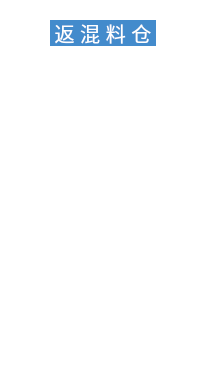
  <widget class="QFrame" name="frame_3">
   <property name="geometry">
    <rect>
     <x>40</x>
     <y>620</y>
     <width>200</width>
     <height>391</height>
    </rect>
   </property>
   <property name="styleSheet">
    <string notr="true">background: transparent; 
background-image: url(:/pic/blue_bg.png);
border:0px</string>
   </property>
   <property name="frameShape">
    <enum>QFrame::StyledPanel</enum>
   </property>
   <property name="frameShadow">
    <enum>QFrame::Raised</enum>
   </property>
   <widget class="QLabel" name="label_111">
    <property name="geometry">
     <rect>
      <x>50</x>
      <y>20</y>
      <width>106</width>
      <height>26</height>
     </rect>
    </property>
    <property name="font">
     <font>
      <pointsize>15</pointsize>
     </font>
    </property>
    <property name="layoutDirection">
     <enum>Qt::LeftToRight</enum>
    </property>
    <property name="styleSheet">
     <string notr="true">color: rgb(255, 255, 255);
background-color: rgb(67, 139, 204);
</string>
    </property>
    <property name="text">
     <string>返 混 料 仓</string>
    </property>
    <property name="alignment">
     <set>Qt::AlignCenter</set>
    </property>
   </widget>
   <widget class="QLabel" name="label_68">
    <property name="geometry">
     <rect>
      <x>30</x>
      <y>91</y>
      <width>72</width>
      <height>22</height>
     </rect>
    </property>
    <property name="font">
     <font>
      <pointsize>10</pointsize>
     </font>
    </property>
    <property name="styleSheet">
     <string notr="true">color: rgb(255, 255, 255);
background-image: url(:/pic/field_bg.png);</string>
    </property>
    <property name="text">
     <string>1# 螺旋</string>
    </property>
    <property name="alignment">
     <set>Qt::AlignCenter</set>
    </property>
   </widget>
   <widget class="QLabel" name="label_69">
    <property name="geometry">
     <rect>
      <x>30</x>
      <y>165</y>
      <width>72</width>
      <height>22</height>
     </rect>
    </property>
    <property name="font">
     <font>
      <pointsize>10</pointsize>
     </font>
    </property>
    <property name="styleSheet">
     <string notr="true">color: rgb(255, 255, 255);
background-image: url(:/pic/field_bg.png);</string>
    </property>
    <property name="text">
     <string>2# 螺旋</string>
    </property>
    <property name="alignment">
     <set>Qt::AlignCenter</set>
    </property>
   </widget>
   <widget class="QLabel" name="label_70">
    <property name="geometry">
     <rect>
      <x>30</x>
      <y>245</y>
      <width>72</width>
      <height>22</height>
     </rect>
    </property>
    <property name="font">
     <font>
      <pointsize>10</pointsize>
     </font>
    </property>
    <property name="styleSheet">
     <string notr="true">color: rgb(255, 255, 255);
background-image: url(:/pic/field_bg.png);</string>
    </property>
    <property name="text">
     <string>3# 螺旋</string>
    </property>
    <property name="alignment">
     <set>Qt::AlignCenter</set>
    </property>
   </widget>
   <widget class="QLabel" name="label_71">
    <property name="geometry">
     <rect>
      <x>30</x>
      <y>324</y>
      <width>72</width>
      <height>22</height>
     </rect>
    </property>
    <property name="font">
     <font>
      <pointsize>10</pointsize>
     </font>
    </property>
    <property name="styleSheet">
     <string notr="true">color: rgb(255, 255, 255);
background-image: url(:/pic/field_bg.png);</string>
    </property>
    <property name="text">
     <string>4# 螺旋</string>
    </property>
    <property name="alignment">
     <set>Qt::AlignCenter</set>
    </property>
   </widget>
   <widget class="QLabel" name="BM_SPIRAL_1_label">
    <property name="geometry">
     <rect>
      <x>130</x>
      <y>85</y>
      <width>35</width>
      <height>35</height>
     </rect>
    </property>
    <property name="styleSheet">
     <string notr="true">border-image: url(:/pic/wheel_run.png);</string>
    </property>
    <property name="text">
     <string/>
    </property>
   </widget>
   <widget class="QLabel" name="BM_SPIRAL_2_label">
    <property name="geometry">
     <rect>
      <x>130</x>
      <y>160</y>
      <width>35</width>
      <height>35</height>
     </rect>
    </property>
    <property name="styleSheet">
     <string notr="true">background-image: url(:/pic/wheel_run.png);</string>
    </property>
    <property name="text">
     <string/>
    </property>
   </widget>
   <widget class="QLabel" name="BM_SPIRAL_3_label">
    <property name="geometry">
     <rect>
      <x>130</x>
      <y>240</y>
      <width>35</width>
      <height>35</height>
     </rect>
    </property>
    <property name="styleSheet">
     <string notr="true">background-image: url(:/pic/wheel_run.png);</string>
    </property>
    <property name="text">
     <string/>
    </property>
   </widget>
   <widget class="QLabel" name="BM_SPIRAL_4_label">
    <property name="geometry">
     <rect>
      <x>130</x>
      <y>320</y>
      <width>35</width>
      <height>35</height>
     </rect>
    </property>
    <property name="styleSheet">
     <string notr="true">background-image: url(:/pic/wheel_run.png);</string>
    </property>
    <property name="text">
     <string/>
    </property>
   </widget>
  </widget>
